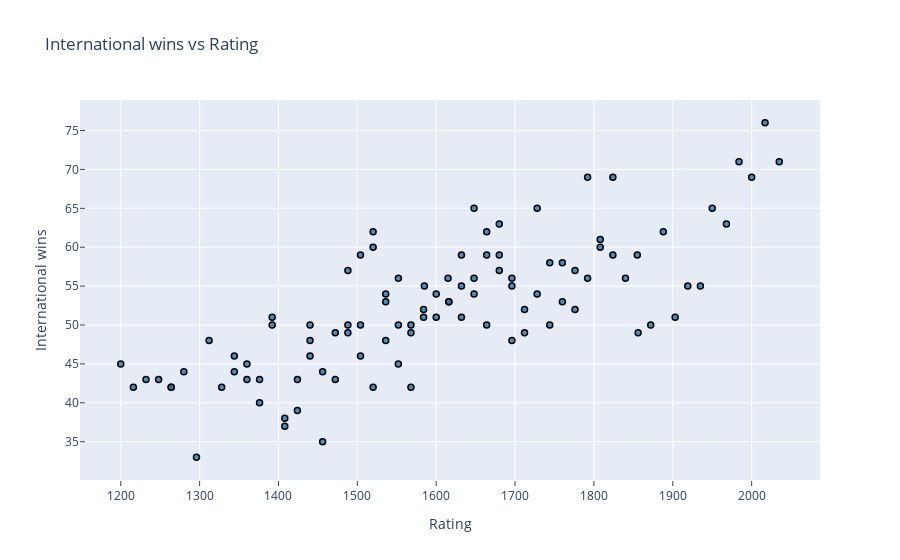

The notebook cell saved with this chart:
### Code cell
# create trace1 
trace1 = go.Scatter(
                y = df.international_win,
                x = df.rate,
                mode = 'markers',
                marker = dict(color = 'rgba(31, 119, 180, 0.8)',
                              line=dict(color='rgb(0,0,0)',width=1.5))
            )
layout = dict(title = 'International wins vs Rating',
             yaxis= dict(title= 'International wins',ticklen= 5,zeroline= False, ticks="inside"), 
             xaxis = dict(title = 'Rating', ticklen = 5, zeroline = False, ticks="outside"))
data = [trace1]

fig = {'data': data, 'layout': layout}
iplot(fig)

### Figure 1 — Plotly figure (JSON) as saved in the notebook; plotly's stock layout.template omitted (floating-point values rounded to 4 significant figures)
{"data": [{"marker": {"color": "rgba(31, 119, 180, 0.8)", "line": {"color": "rgb(0,0,0)", "width": 1.5}}, "mode": "markers", "type": "scatter", "x": [1664, 1440, 1504, 1680, 1488, 1680, 1488, 1600, 1744, 1776, 1536, 1824, 1696, 1344, 1792, 1392, 1424, 1792, 1648, 1648, 1808, 1408, 2000, 1696, 1632, 1424, 1744, 1776, 1296, 1520, 1919, 1568, 1536, 1360, 1584, 1520, 1360, 1456, 1615, 1216, 1264, 1440, 1344, 1312, 1712, 1648, 1568, 1840, 1536, 1888, 1760, 1552, 1855, 1552, 1728, 1632, 1264, 1200, 1680, 1408, 2035, 1456, 1248, 1376, 1520, 1552, 1808, 1712, 1232, 1664, 1584, 1664, 1616, 1280, 1600, 2017, 1728, 1984, 1585, 1856, 1504, 1935, 1950, 1472, 1488, 1504, 1568, 1824, 1376, 1616, 1440, 1696, 1968, 1392, 1760, 1472, 1632, 1903, 1872, 1328], "y": [50, 46, 46, 63, 50, 59, 49, 51, 50, 57, 54, 69, 56, 44, 56, 50, 39, 69, 65, 54, 60, 38, 69, 48, 59, 43, 58, 52, 33, 42, 55, 42, 53, 45, 51, 60, 43, 35, 56, 42, 42, 50, 46, 48, 49, 56, 50, 56, 48, 62, 53, 50, 59, 45, 54, 51, 42, 45, 57, 37, 71, 44, 43, 40, 62, 56, 61, 52, 43, 62, 52, 59, 53, 44, 54, 76, 65, 71, 55, 49, 50, 55, 65, 43, 57, 59, 49, 59, 43, 53, 48, 55, 63, 51, 58, 49, 55, 51, 50, 42]}], "layout": {"title": {"text": "International wins vs Rating"}, "xaxis": {"ticklen": 5, "ticks": "outside", "title": {"text": "Rating"}, "zeroline": false}, "yaxis": {"ticklen": 5, "ticks": "inside", "title": {"text": "International wins"}, "zeroline": false}}}
